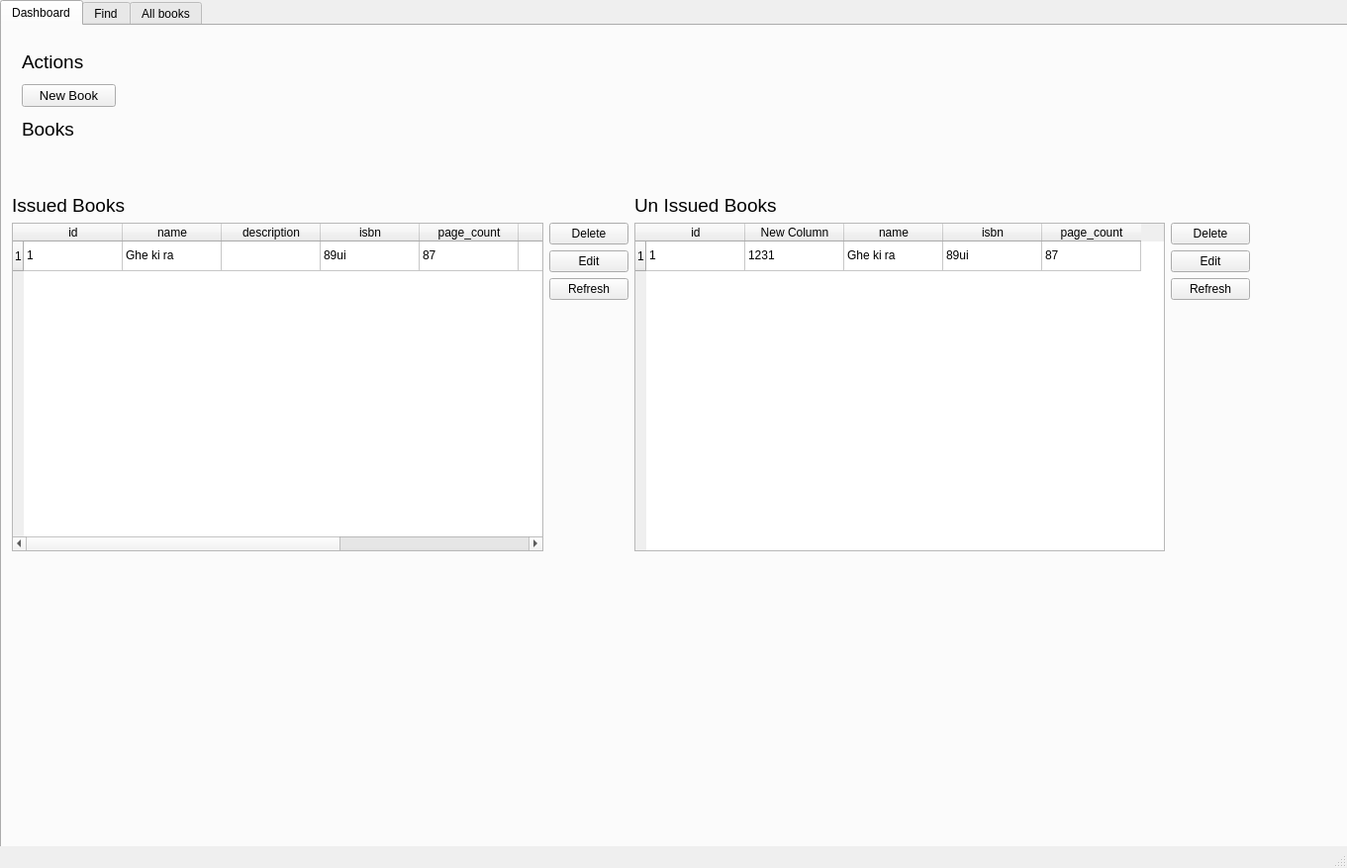
<?xml version="1.0" encoding="UTF-8"?>
<ui version="4.0">
 <class>MainWindow</class>
 <widget class="QMainWindow" name="MainWindow">
  <property name="geometry">
   <rect>
    <x>0</x>
    <y>0</y>
    <width>1361</width>
    <height>877</height>
   </rect>
  </property>
  <property name="windowTitle">
   <string>MainWindow</string>
  </property>
  <widget class="QWidget" name="centralwidget">
   <widget class="QTabWidget" name="tabWidget">
    <property name="geometry">
     <rect>
      <x>0</x>
      <y>0</y>
      <width>1371</width>
      <height>861</height>
     </rect>
    </property>
    <property name="currentIndex">
     <number>0</number>
    </property>
    <widget class="QWidget" name="tab">
     <attribute name="title">
      <string>Dashboard</string>
     </attribute>
     <widget class="QWidget" name="layoutWidget">
      <property name="geometry">
       <rect>
        <x>10</x>
        <y>170</y>
        <width>1251</width>
        <height>361</height>
       </rect>
      </property>
      <layout class="QHBoxLayout" name="horizontalLayout_3">
       <item>
        <layout class="QVBoxLayout" name="verticalLayout_6">
         <item>
          <widget class="QLabel" name="label_5">
           <property name="font">
            <font>
             <pointsize>14</pointsize>
            </font>
           </property>
           <property name="text">
            <string>Issued Books</string>
           </property>
           <property name="alignment">
            <set>Qt::AlignLeading|Qt::AlignLeft|Qt::AlignVCenter</set>
           </property>
          </widget>
         </item>
         <item>
          <layout class="QHBoxLayout" name="horizontalLayout">
           <item>
            <widget class="QTableWidget" name="issued_books">
             <row>
              <property name="text">
               <string>1</string>
              </property>
             </row>
             <column>
              <property name="text">
               <string>id</string>
              </property>
             </column>
             <column>
              <property name="text">
               <string>name</string>
              </property>
             </column>
             <column>
              <property name="text">
               <string>description</string>
              </property>
             </column>
             <column>
              <property name="text">
               <string>isbn</string>
              </property>
             </column>
             <column>
              <property name="text">
               <string>page_count</string>
              </property>
             </column>
             <column>
              <property name="text">
               <string>issued </string>
              </property>
             </column>
             <column>
              <property name="text">
               <string>author</string>
              </property>
             </column>
             <column>
              <property name="text">
               <string>year</string>
              </property>
             </column>
             <item row="0" column="0">
              <property name="text">
               <string>1</string>
              </property>
             </item>
             <item row="0" column="1">
              <property name="text">
               <string>Ghe ki ra </string>
              </property>
             </item>
             <item row="0" column="3">
              <property name="text">
               <string>89ui</string>
              </property>
             </item>
             <item row="0" column="4">
              <property name="text">
               <string>87</string>
              </property>
             </item>
            </widget>
           </item>
           <item>
            <layout class="QVBoxLayout" name="verticalLayout">
             <item>
              <layout class="QVBoxLayout" name="verticalLayout_4">
               <item>
                <widget class="QPushButton" name="issue_del_btn">
                 <property name="text">
                  <string>Delete</string>
                 </property>
                </widget>
               </item>
               <item>
                <widget class="QPushButton" name="issue_edit_btn">
                 <property name="text">
                  <string>Edit</string>
                 </property>
                </widget>
               </item>
               <item>
                <widget class="QPushButton" name="issue_ref_btn">
                 <property name="text">
                  <string>Refresh</string>
                 </property>
                </widget>
               </item>
              </layout>
             </item>
             <item>
              <spacer name="verticalSpacer">
               <property name="orientation">
                <enum>Qt::Vertical</enum>
               </property>
               <property name="sizeHint" stdset="0">
                <size>
                 <width>20</width>
                 <height>40</height>
                </size>
               </property>
              </spacer>
             </item>
            </layout>
           </item>
          </layout>
         </item>
        </layout>
       </item>
       <item>
        <layout class="QVBoxLayout" name="verticalLayout_7">
         <item>
          <widget class="QLabel" name="label_8">
           <property name="font">
            <font>
             <pointsize>14</pointsize>
            </font>
           </property>
           <property name="text">
            <string>Un Issued Books</string>
           </property>
           <property name="alignment">
            <set>Qt::AlignLeading|Qt::AlignLeft|Qt::AlignVCenter</set>
           </property>
          </widget>
         </item>
         <item>
          <layout class="QHBoxLayout" name="horizontalLayout_2">
           <item>
            <widget class="QTableWidget" name="unissued_books">
             <row>
              <property name="text">
               <string>1</string>
              </property>
             </row>
             <column>
              <property name="text">
               <string>id</string>
              </property>
             </column>
             <column>
              <property name="text">
               <string>New Column</string>
              </property>
             </column>
             <column>
              <property name="text">
               <string>name</string>
              </property>
             </column>
             <column>
              <property name="text">
               <string>isbn</string>
              </property>
             </column>
             <column>
              <property name="text">
               <string>page_count</string>
              </property>
             </column>
             <item row="0" column="0">
              <property name="text">
               <string>1</string>
              </property>
             </item>
             <item row="0" column="1">
              <property name="text">
               <string>1231</string>
              </property>
             </item>
             <item row="0" column="2">
              <property name="text">
               <string>Ghe ki ra </string>
              </property>
             </item>
             <item row="0" column="3">
              <property name="text">
               <string>89ui</string>
              </property>
             </item>
             <item row="0" column="4">
              <property name="text">
               <string>87</string>
              </property>
             </item>
            </widget>
           </item>
           <item>
            <layout class="QVBoxLayout" name="verticalLayout_2">
             <item>
              <layout class="QVBoxLayout" name="verticalLayout_3">
               <item>
                <widget class="QPushButton" name="unissue_del_btn">
                 <property name="text">
                  <string>Delete</string>
                 </property>
                </widget>
               </item>
               <item>
                <widget class="QPushButton" name="unissue_edit_btn">
                 <property name="text">
                  <string>Edit</string>
                 </property>
                </widget>
               </item>
               <item>
                <widget class="QPushButton" name="pushButton_11">
                 <property name="text">
                  <string>Refresh</string>
                 </property>
                </widget>
               </item>
              </layout>
             </item>
             <item>
              <spacer name="verticalSpacer_2">
               <property name="orientation">
                <enum>Qt::Vertical</enum>
               </property>
               <property name="sizeHint" stdset="0">
                <size>
                 <width>20</width>
                 <height>40</height>
                </size>
               </property>
              </spacer>
             </item>
            </layout>
           </item>
          </layout>
         </item>
        </layout>
       </item>
      </layout>
     </widget>
     <widget class="QWidget" name="layoutWidget">
      <property name="geometry">
       <rect>
        <x>20</x>
        <y>20</y>
        <width>95</width>
        <height>100</height>
       </rect>
      </property>
      <layout class="QVBoxLayout" name="verticalLayout_5">
       <item>
        <widget class="QLabel" name="label_6">
         <property name="font">
          <font>
           <pointsize>14</pointsize>
          </font>
         </property>
         <property name="text">
          <string>Actions</string>
         </property>
         <property name="alignment">
          <set>Qt::AlignLeading|Qt::AlignLeft|Qt::AlignVCenter</set>
         </property>
        </widget>
       </item>
       <item>
        <widget class="QPushButton" name="new_book">
         <property name="font">
          <font>
           <pointsize>10</pointsize>
          </font>
         </property>
         <property name="text">
          <string>New Book</string>
         </property>
        </widget>
       </item>
       <item>
        <widget class="QLabel" name="label_7">
         <property name="font">
          <font>
           <pointsize>14</pointsize>
          </font>
         </property>
         <property name="text">
          <string>Books</string>
         </property>
         <property name="alignment">
          <set>Qt::AlignLeading|Qt::AlignLeft|Qt::AlignVCenter</set>
         </property>
        </widget>
       </item>
      </layout>
     </widget>
    </widget>
    <widget class="QWidget" name="tab_2">
     <attribute name="title">
      <string>Find</string>
     </attribute>
     <widget class="QWidget" name="layoutWidget">
      <property name="geometry">
       <rect>
        <x>70</x>
        <y>50</y>
        <width>831</width>
        <height>351</height>
       </rect>
      </property>
      <layout class="QVBoxLayout" name="verticalLayout_8">
       <item>
        <layout class="QHBoxLayout" name="horizontalLayout_4">
         <item>
          <widget class="QLabel" name="label">
           <property name="font">
            <font>
             <pointsize>10</pointsize>
             <weight>75</weight>
             <bold>true</bold>
            </font>
           </property>
           <property name="text">
            <string>Search by ID</string>
           </property>
          </widget>
         </item>
         <item>
          <widget class="QLineEdit" name="search_box"/>
         </item>
         <item>
          <widget class="QPushButton" name="search_btn">
           <property name="text">
            <string>Search</string>
           </property>
          </widget>
         </item>
        </layout>
       </item>
       <item>
        <widget class="QTableWidget" name="search_book_table">
         <row>
          <property name="text">
           <string>1</string>
          </property>
         </row>
         <column>
          <property name="text">
           <string>id</string>
          </property>
         </column>
         <column>
          <property name="text">
           <string>name</string>
          </property>
         </column>
         <column>
          <property name="text">
           <string>description</string>
          </property>
         </column>
         <column>
          <property name="text">
           <string>isbn</string>
          </property>
         </column>
         <column>
          <property name="text">
           <string>page_count</string>
          </property>
         </column>
         <column>
          <property name="text">
           <string>issued </string>
          </property>
         </column>
         <column>
          <property name="text">
           <string>author</string>
          </property>
         </column>
         <column>
          <property name="text">
           <string>year</string>
          </property>
         </column>
         <item row="0" column="0">
          <property name="text">
           <string>1</string>
          </property>
         </item>
         <item row="0" column="1">
          <property name="text">
           <string>Ghe ki ra </string>
          </property>
         </item>
         <item row="0" column="3">
          <property name="text">
           <string>89ui</string>
          </property>
         </item>
         <item row="0" column="4">
          <property name="text">
           <string>87</string>
          </property>
         </item>
        </widget>
       </item>
      </layout>
     </widget>
    </widget>
    <widget class="QWidget" name="tab_3">
     <attribute name="title">
      <string>All books</string>
     </attribute>
     <widget class="QWidget" name="">
      <property name="geometry">
       <rect>
        <x>60</x>
        <y>50</y>
        <width>821</width>
        <height>381</height>
       </rect>
      </property>
      <layout class="QVBoxLayout" name="verticalLayout_10">
       <item>
        <layout class="QHBoxLayout" name="horizontalLayout_5">
         <item>
          <layout class="QVBoxLayout" name="verticalLayout_9">
           <item>
            <widget class="QLabel" name="label_2">
             <property name="font">
              <font>
               <pointsize>13</pointsize>
              </font>
             </property>
             <property name="text">
              <string>All Books</string>
             </property>
             <property name="alignment">
              <set>Qt::AlignCenter</set>
             </property>
            </widget>
           </item>
           <item>
            <widget class="QPushButton" name="allb_ref_btn">
             <property name="text">
              <string>Refresh</string>
             </property>
            </widget>
           </item>
          </layout>
         </item>
         <item>
          <spacer name="horizontalSpacer">
           <property name="orientation">
            <enum>Qt::Horizontal</enum>
           </property>
           <property name="sizeHint" stdset="0">
            <size>
             <width>40</width>
             <height>20</height>
            </size>
           </property>
          </spacer>
         </item>
        </layout>
       </item>
       <item>
        <widget class="QTableWidget" name="all_books_table">
         <row>
          <property name="text">
           <string>1</string>
          </property>
         </row>
         <column>
          <property name="text">
           <string>id</string>
          </property>
         </column>
         <column>
          <property name="text">
           <string>name</string>
          </property>
         </column>
         <column>
          <property name="text">
           <string>description</string>
          </property>
         </column>
         <column>
          <property name="text">
           <string>isbn</string>
          </property>
         </column>
         <column>
          <property name="text">
           <string>page_count</string>
          </property>
         </column>
         <column>
          <property name="text">
           <string>issued </string>
          </property>
         </column>
         <column>
          <property name="text">
           <string>author</string>
          </property>
         </column>
         <column>
          <property name="text">
           <string>year</string>
          </property>
         </column>
         <item row="0" column="0">
          <property name="text">
           <string>1</string>
          </property>
         </item>
         <item row="0" column="1">
          <property name="text">
           <string>Ghe ki ra </string>
          </property>
         </item>
         <item row="0" column="3">
          <property name="text">
           <string>89ui</string>
          </property>
         </item>
         <item row="0" column="4">
          <property name="text">
           <string>87</string>
          </property>
         </item>
        </widget>
       </item>
      </layout>
     </widget>
    </widget>
   </widget>
  </widget>
  <widget class="QStatusBar" name="statusbar"/>
 </widget>
 <resources/>
 <connections/>
</ui>
